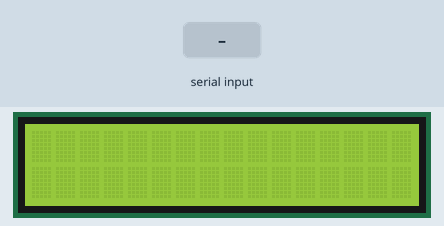
Simulated run of this sketch. Board: Arduino Uno, built with avr-gcc and run on an emulated ATmega328P. Parts: 16×2 character LCD. Inputs (shaded band) come from the test bench. What the sketch prints to the serial monitor is not drawn.

Above: at 1.2 s.
1.3 s: "1\n" received over Serial
At 2.1 s:
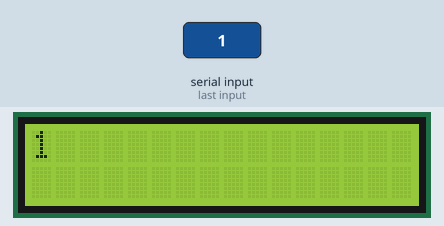
2.8 s: "0\n" received over Serial
At 3.2 s:
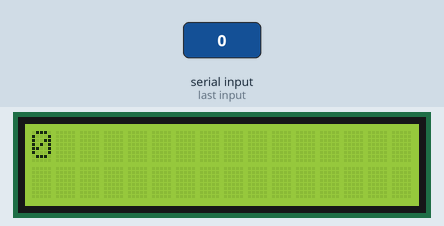
Timing chart, 0 to 5.8 s (numbered marks = the images above; inputs shaded):
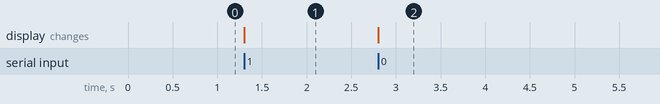

The sketch:

SerialEvent.ino
```cpp
#include<LiquidCrystal.h>
int RS=12;
int EN=11;
int D0=6;
int D1=5;
int D2=4;
int D3=3;
LiquidCrystal lcd(12,11,6,5,4,3);

String inputString = "";         // a string to hold incoming data
boolean stringComplete = false;  // whether the string is complete

void setup() {
  // initialize serial:
  Serial.begin(9600);
 lcd.begin(16,2);
}

void loop() {
  // print the string when a newline arrives:
  if (stringComplete)
  {
    Serial.println(inputString);
    lcd.setCursor(0,0);
    lcd.print(inputString);
    // clear the string:
    inputString = "";
    stringComplete = false;
  }
}

void serialEvent() {
  while (Serial.available())
  {
    // get the new byte:
    char inChar = (char)Serial.read();
    // if the incoming character is a newline, set a flag
    // so the main loop can do something about it:
    if (inChar == '\n')
    {
      stringComplete = true;
    }
    else
    {
      // add it to the inputString:
    inputString += inChar;
    }
  }
}
```

Measured:
- after the input at 1.3 s, the display: changes at once (image 1)
- after the input at 2.8 s, the display: changes at once (image 2)
